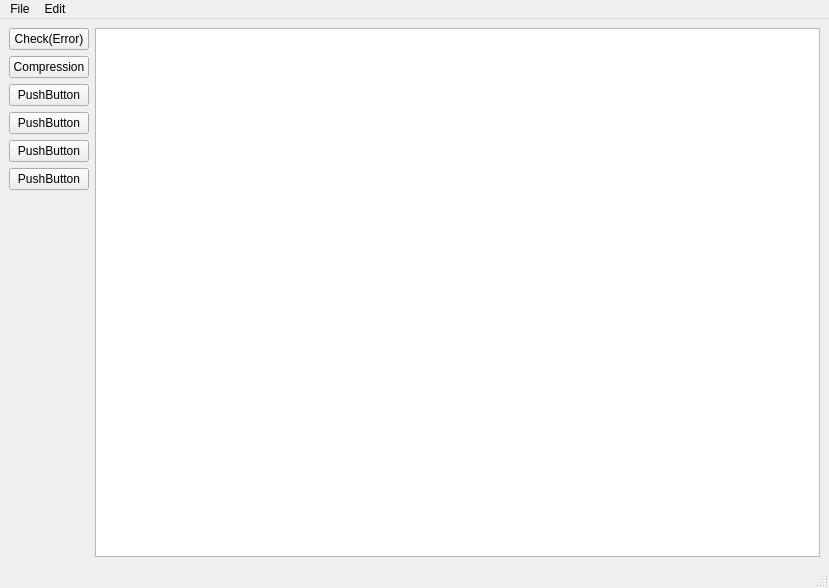
<?xml version="1.0" encoding="UTF-8"?>
<ui version="4.0">
 <class>MainWindow</class>
 <widget class="QMainWindow" name="MainWindow">
  <property name="geometry">
   <rect>
    <x>0</x>
    <y>0</y>
    <width>829</width>
    <height>588</height>
   </rect>
  </property>
  <property name="windowTitle">
   <string>XML-Manager</string>
  </property>
  <widget class="QWidget" name="centralwidget">
   <layout class="QGridLayout" name="gridLayout_3">
    <item row="0" column="0">
     <layout class="QGridLayout" name="gridLayout">
      <item row="0" column="0">
       <layout class="QGridLayout" name="gridLayout_2">
        <item row="4" column="0">
         <widget class="QPushButton" name="pushButton_5">
          <property name="text">
           <string>PushButton</string>
          </property>
         </widget>
        </item>
        <item row="1" column="0">
         <widget class="QPushButton" name="pushButton_2">
          <property name="text">
           <string>Compression</string>
          </property>
         </widget>
        </item>
        <item row="3" column="0">
         <widget class="QPushButton" name="pushButton_4">
          <property name="text">
           <string>PushButton</string>
          </property>
         </widget>
        </item>
        <item row="0" column="0">
         <widget class="QPushButton" name="pushButton">
          <property name="text">
           <string>Check(Error)</string>
          </property>
         </widget>
        </item>
        <item row="5" column="0">
         <widget class="QPushButton" name="pushButton_6">
          <property name="text">
           <string>PushButton</string>
          </property>
         </widget>
        </item>
        <item row="2" column="0">
         <widget class="QPushButton" name="pushButton_3">
          <property name="text">
           <string>PushButton</string>
          </property>
         </widget>
        </item>
        <item row="6" column="0">
         <spacer name="verticalSpacer">
          <property name="orientation">
           <enum>Qt::Vertical</enum>
          </property>
          <property name="sizeHint" stdset="0">
           <size>
            <width>20</width>
            <height>40</height>
           </size>
          </property>
         </spacer>
        </item>
       </layout>
      </item>
      <item row="0" column="1">
       <widget class="QPlainTextEdit" name="plainTextEdit"/>
      </item>
     </layout>
    </item>
   </layout>
  </widget>
  <widget class="QMenuBar" name="menubar">
   <property name="geometry">
    <rect>
     <x>0</x>
     <y>0</y>
     <width>829</width>
     <height>26</height>
    </rect>
   </property>
   <widget class="QMenu" name="menuFile">
    <property name="title">
     <string>File</string>
    </property>
    <addaction name="actionNew"/>
    <addaction name="actionopen"/>
    <addaction name="actionexit"/>
    <addaction name="actionSave"/>
   </widget>
   <widget class="QMenu" name="menuEdit">
    <property name="title">
     <string>Edit</string>
    </property>
    <addaction name="actionCopy"/>
    <addaction name="actionCut"/>
    <addaction name="actionPaste"/>
    <addaction name="actionUndo"/>
    <addaction name="actionRedo"/>
   </widget>
   <addaction name="menuFile"/>
   <addaction name="menuEdit"/>
  </widget>
  <widget class="QStatusBar" name="statusbar"/>
  <action name="actionNew">
   <property name="icon">
    <iconset resource="Rcs.qrc">
     <normaloff>:/Images/C:/Users/pc/Downloads/new-document.png</normaloff>:/Images/C:/Users/pc/Downloads/new-document.png</iconset>
   </property>
   <property name="text">
    <string>New</string>
   </property>
  </action>
  <action name="actionopen">
   <property name="icon">
    <iconset resource="Rcs.qrc">
     <normaloff>:/Images/C:/Users/pc/Downloads/add-file.png</normaloff>:/Images/C:/Users/pc/Downloads/add-file.png</iconset>
   </property>
   <property name="text">
    <string>Open</string>
   </property>
  </action>
  <action name="actionexit">
   <property name="icon">
    <iconset resource="Rcs.qrc">
     <normaloff>:/Images/C:/Users/pc/Downloads/close.png</normaloff>:/Images/C:/Users/pc/Downloads/close.png</iconset>
   </property>
   <property name="text">
    <string>Exit</string>
   </property>
  </action>
  <action name="actionCut">
   <property name="icon">
    <iconset resource="Rcs.qrc">
     <normaloff>:/Images/C:/Users/pc/Downloads/file.png</normaloff>:/Images/C:/Users/pc/Downloads/file.png</iconset>
   </property>
   <property name="text">
    <string>Cut</string>
   </property>
  </action>
  <action name="actionPaste">
   <property name="icon">
    <iconset resource="Rcs.qrc">
     <normaloff>:/Images/C:/Users/pc/Downloads/paste.png</normaloff>:/Images/C:/Users/pc/Downloads/paste.png</iconset>
   </property>
   <property name="text">
    <string>Paste</string>
   </property>
  </action>
  <action name="actionCopy">
   <property name="icon">
    <iconset resource="Rcs.qrc">
     <normaloff>:/Images/C:/Users/pc/Downloads/copy.png</normaloff>:/Images/C:/Users/pc/Downloads/copy.png</iconset>
   </property>
   <property name="text">
    <string>Copy</string>
   </property>
  </action>
  <action name="actionSave">
   <property name="icon">
    <iconset resource="Rcs.qrc">
     <normaloff>:/Images/C:/Users/pc/Downloads/diskette.png</normaloff>:/Images/C:/Users/pc/Downloads/diskette.png</iconset>
   </property>
   <property name="text">
    <string>Save As</string>
   </property>
  </action>
  <action name="actionUndo">
   <property name="icon">
    <iconset resource="Rcs.qrc">
     <normaloff>:/Images/C:/Users/pc/Downloads/undo.png</normaloff>:/Images/C:/Users/pc/Downloads/undo.png</iconset>
   </property>
   <property name="text">
    <string>Undo</string>
   </property>
  </action>
  <action name="actionRedo">
   <property name="icon">
    <iconset resource="Rcs.qrc">
     <normaloff>:/Images/C:/Users/pc/Downloads/redo.png</normaloff>:/Images/C:/Users/pc/Downloads/redo.png</iconset>
   </property>
   <property name="text">
    <string>Redo</string>
   </property>
  </action>
 </widget>
 <tabstops>
  <tabstop>pushButton</tabstop>
  <tabstop>pushButton_2</tabstop>
  <tabstop>pushButton_3</tabstop>
  <tabstop>pushButton_4</tabstop>
  <tabstop>pushButton_5</tabstop>
  <tabstop>pushButton_6</tabstop>
  <tabstop>plainTextEdit</tabstop>
 </tabstops>
 <resources>
  <include location="Rcs.qrc"/>
 </resources>
 <connections/>
</ui>
